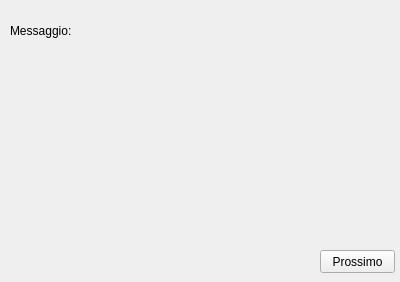
<?xml version="1.0" encoding="UTF-8"?>
<ui version="4.0">
 <class>Form</class>
 <widget class="QWidget" name="Form">
  <property name="geometry">
   <rect>
    <x>0</x>
    <y>0</y>
    <width>400</width>
    <height>282</height>
   </rect>
  </property>
  <property name="windowTitle">
   <string>Messaggio</string>
  </property>
  <widget class="QLabel" name="label">
   <property name="geometry">
    <rect>
     <x>10</x>
     <y>20</y>
     <width>61</width>
     <height>21</height>
    </rect>
   </property>
   <property name="text">
    <string>Messaggio:</string>
   </property>
  </widget>
  <widget class="QLabel" name="label_2">
   <property name="geometry">
    <rect>
     <x>10</x>
     <y>50</y>
     <width>371</width>
     <height>161</height>
    </rect>
   </property>
   <property name="font">
    <font>
     <pointsize>12</pointsize>
    </font>
   </property>
   <property name="text">
    <string/>
   </property>
  </widget>
  <widget class="QPushButton" name="pushButton">
   <property name="geometry">
    <rect>
     <x>320</x>
     <y>250</y>
     <width>75</width>
     <height>23</height>
    </rect>
   </property>
   <property name="text">
    <string>Prossimo</string>
   </property>
  </widget>
 </widget>
 <resources/>
 <connections/>
</ui>
